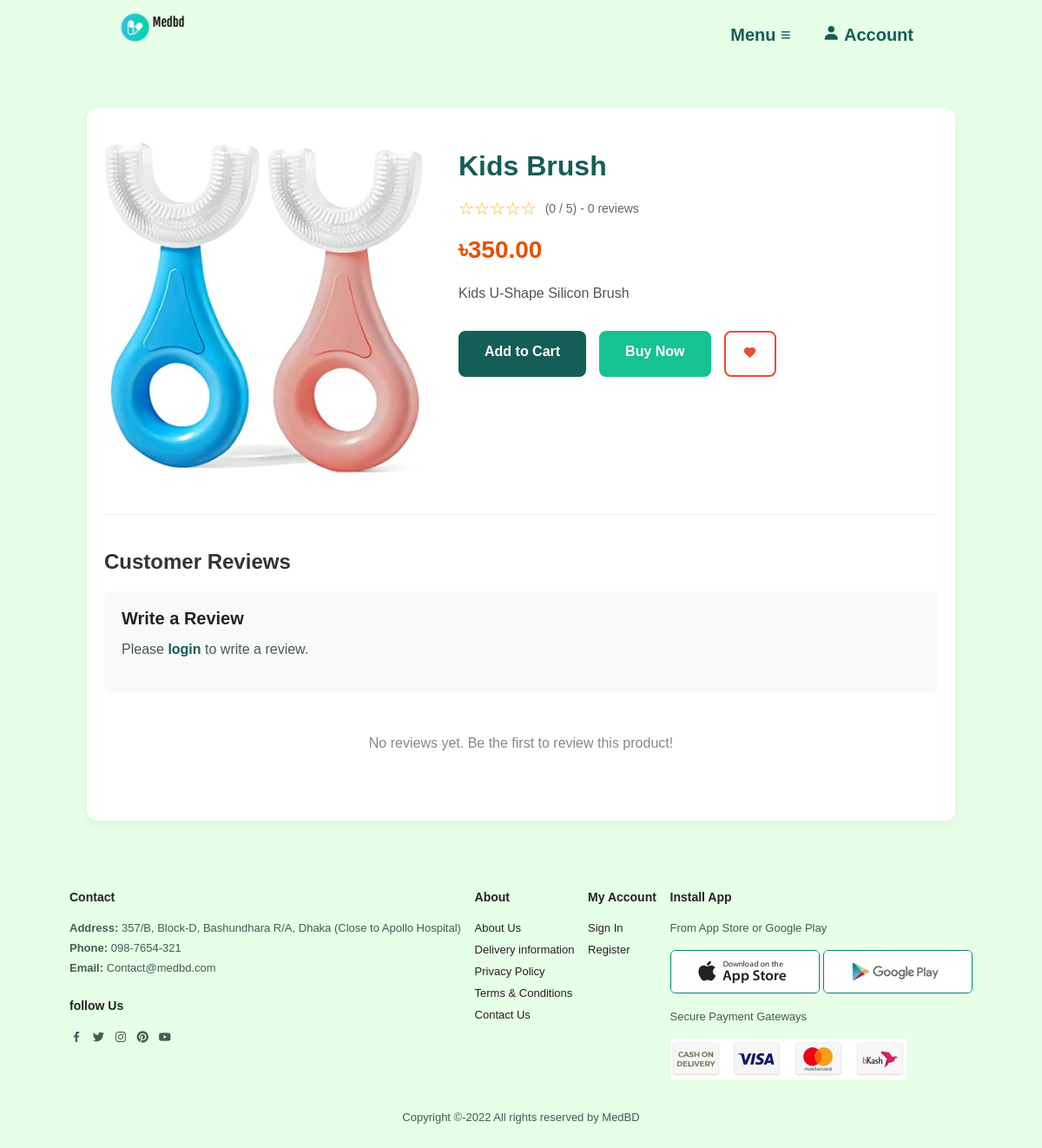
The app's page /product-detail.php?id=23 with its own data.
### tables this page shows
CREATE TABLE `tbl_product` (
  `id` int(10) unsigned NOT NULL AUTO_INCREMENT,
  `title` varchar(150) NOT NULL,
  `description` text NOT NULL,
  `price` decimal(10,2) NOT NULL,
  `image_name` varchar(255) NOT NULL,
  `category_id` int(10) unsigned NOT NULL,
  `featured` varchar(10) NOT NULL,
  `active` varchar(10) NOT NULL,
  `requires_prescription` varchar(10) DEFAULT 'No',
  PRIMARY KEY (`id`),
  KEY `prod_cons` (`category_id`),
  CONSTRAINT `prod_cons` FOREIGN KEY (`category_id`) REFERENCES `tbl_category` (`id`) ON DELETE CASCADE ON UPDATE CASCADE
);

### product-detail.php (the view, shortened to what this page needs)
<?php include('partials-front/menu.php'); ?>
<?php
if (isset($_GET['id'])) {
    $product_id = (int)$_GET['id'];
    $sql = "SELECT * FROM tbl_product WHERE id=$product_id AND active='Yes'";
    $res = mysqli_query($conn, $sql);
    if (mysqli_num_rows($res) == 1) {
        $product = mysqli_fetch_assoc($res);
    } else {
        header('location:' . SITEURL . 'product.php');
        exit();
    }
} else {
    header('location:' . SITEURL . 'product.php');
    exit();
}
$rev_sql = "SELECT r.*, c.full_name FROM tbl_review r JOIN tbl_customer c ON r.customer_id = c.id WHERE r.product_id=$product_id ORDER BY r.created_at DESC";
$rev_res = mysqli_query($conn, $rev_sql);
$rev_count = mysqli_num_rows($rev_res);
$avg_rating = 0;
?>
<section class="product-detail-section" style="padding: 40px 20px; max-width: 1000px; margin: 0 auto; background: #fff; box-shadow: 0 4px 15px rgba(0,0,0,0.05); border-radius: 12px; margin-top: 40px; margin-bottom: 40px;">
    <div style="display: grid; grid-template-columns: 1fr 1.5fr; gap: 40px; margin-bottom: 40px; border-bottom: 1px solid #eee; padding-bottom: 40px;">
        <div>
            <?php if ($product['image_name'] != ""): ?>
                <img src="<?php echo SITEURL; ?>images/product/<?php echo $product['image_name']; ?>" style="width: 100%; border-radius: 8px;">
            <?php else: ?>
                <div style="width: 100%; height: 300px; background: #eee; display: flex; align-items: center; justify-content: center; border-radius: 8px; color: #888;">Image Not Available</div>
            <?php endif; ?>
        </div>
        <div>
            <h2 style="color: #155e58; font-size: 32px; margin-bottom: 10px;"><?php echo htmlspecialchars($product['title']); ?></h2>
            <div style="margin-bottom: 20px; display: flex; align-items: center; gap: 10px;">
                <span style="color: #ffb300; font-size: 20px;">
                    <?php
                        for($i=1; $i<=5; $i++) {
                            if ($i <= round($avg_rating)) echo "★";
                            else echo "☆";
                        }
                    ?>
                </span>
                <span style="color: #666; font-size: 14px;">(<?php echo $avg_rating; ?> / 5) - <?php echo $rev_count; ?> reviews</span>
            </div>
            <p style="font-size: 28px; font-weight: bold; color: #e65100; margin-bottom: 20px;">৳<?php echo $product['price']; ?></p>
            <div style="color: #555; line-height: 1.6; margin-bottom: 30px;">
                <?php echo nl2br(htmlspecialchars($product['description'])); ?>
            </div>
            <div style="display: flex; gap: 15px;">
                <a href="<?php echo SITEURL; ?>add-to-cart.php?product_id=<?php echo $product_id; ?>" style="padding: 15px 30px; background: #155e58; color: white; text-decoration: none; border-radius: 8px; font-weight: bold; font-size: 16px;">Add to Cart</a>
                <a href="<?php echo SITEURL; ?>order.php?product_id=<?php echo $product_id; ?>" style="padding: 15px 30px; background: #15c293; color: white; text-decoration: none; border-radius: 8px; font-weight: bold; font-size: 16px;">Buy Now</a>
                <a href="<?php echo SITEURL; ?>add-to-wishlist.php?product_id=<?php echo $product_id; ?>" style="padding: 15px 20px; background: #fdfdfd; color: #e74c3c; border: 2px solid #e74c3c; text-decoration: none; border-radius: 8px; font-weight: bold; font-size: 16px;" title="Add to Wishlist"><i class='bx bxs-heart'></i></a>
            </div>
        </div>
    </div>
    <div class="reviews-section">
        <h3 style="color: #333; margin-bottom: 20px;">Customer Reviews</h3>
        <div style="background: #f9f9f9; padding: 20px; border-radius: 8px; margin-bottom: 30px;">
            <h4 style="margin-bottom: 15px;">Write a Review</h4>
            <?php if (isset($_SESSION['customer_id'])): ?>
                <form action="<?php echo SITEURL; ?>add-review.php" method="POST">
                    <input type="hidden" name="product_id" value="<?php echo $product_id; ?>">
                    <div style="margin-bottom: 15px;">
                        <label style="display: block; margin-bottom: 5px; font-weight: 600;">Rating</label>
                        <select name="rating" required style="padding: 8px; border-radius: 4px; border: 1px solid #ccc;">
                            <option value="5">5 - Excellent</option>
                            <option value="4">4 - Good</option>
                            <option value="3">3 - Average</option>
                            <option value="2">2 - Poor</option>
                            <option value="1">1 - Terrible</option>
                        </select>
                    </div>
                    <div style="margin-bottom: 15px;">
                        <label style="display: block; margin-bottom: 5px; font-weight: 600;">Your Review</label>
                        <textarea name="review_text" rows="4" required style="width: 100%; padding: 10px; border-radius: 4px; border: 1px solid #ccc;"></textarea>
                    </div>
                    <input type="submit" name="submit" value="Submit Review" style="padding: 10px 20px; background: #155e58; color: white; border: none; border-radius: 4px; cursor: pointer; font-weight: bold;">
                </form>
            <?php else: ?>
                <p>Please <a href="<?php echo SITEURL; ?>customer/login.php" style="color: #155e58; font-weight: bold;">login</a> to write a review.</p>
            <?php endif; ?>
        </div>
        <?php if ($rev_count > 0): ?>
            <div style="display: flex; flex-direction: column; gap: 20px;">
                <?php while ($rev = mysqli_fetch_assoc($rev_res)): ?>
                    <div style="border-bottom: 1px solid #eee; padding-bottom: 15px;">
                        <div style="display: flex; justify-content: space-between; margin-bottom: 5px;">
                            <strong style="color: #155e58;"><?php echo htmlspecialchars($rev['full_name']); ?></strong>
                            <span style="color: #ffb300;">
                                <?php
                                    for($i=1; $i<=5; $i++) {
                                        if ($i <= $rev['rating']) echo "★";
                                        else echo "☆";
                                    }
                                ?>
                            </span>
                        </div>
                        <div style="color: #888; font-size: 12px; margin-bottom: 10px;"><?php echo date('d M Y', strtotime($rev['created_at'])); ?></div>
                        <p style="color: #444; margin: 0; line-height: 1.5;"><?php echo nl2br(htmlspecialchars($rev['review_text'])); ?></p>
                    </div>
                <?php endwhile; ?>
            </div>
        <?php else: ?>
            <p style="color: #888; text-align: center; padding: 20px;">No reviews yet. Be the first to review this product!</p>
        <?php endif; ?>
    </div>
</section>
<?php include('partials-front/footer.php'); ?>

### css/style.css (style rules this page uses)
* { margin: 0 0; padding: 0 0; font-family: Arial, Helvetica, sans-serif; }
body { background-color: #e6ffe6; }
a { color: #36a388; text-decoration: none; }
h2 { color: #2f3542; font-size: 2rem; margin-bottom: 2%; }
h3 { font-size: 1.5rem; }

### css/style2.css (style rules this page uses)
* { margin: 0; padding: 0; box-sizing: border-box; font-family: "Spartan", sans-serif; }
h2 { font-size: 46px; line-height: 54px; color: #222; }
h4 { font-size: 20px; color: #222; }
p { font-size: 16px; color: #465b52; margin: 15px 0 20px 0; }
body { width: 100%; }

### records on screen
tbl_product: image_name (picture), title "Kids Brush", price "350.00", description "Kids U-Shape Silicon Brush"

### other values on screen
$avg_rating "0"
$rev_count "0"
